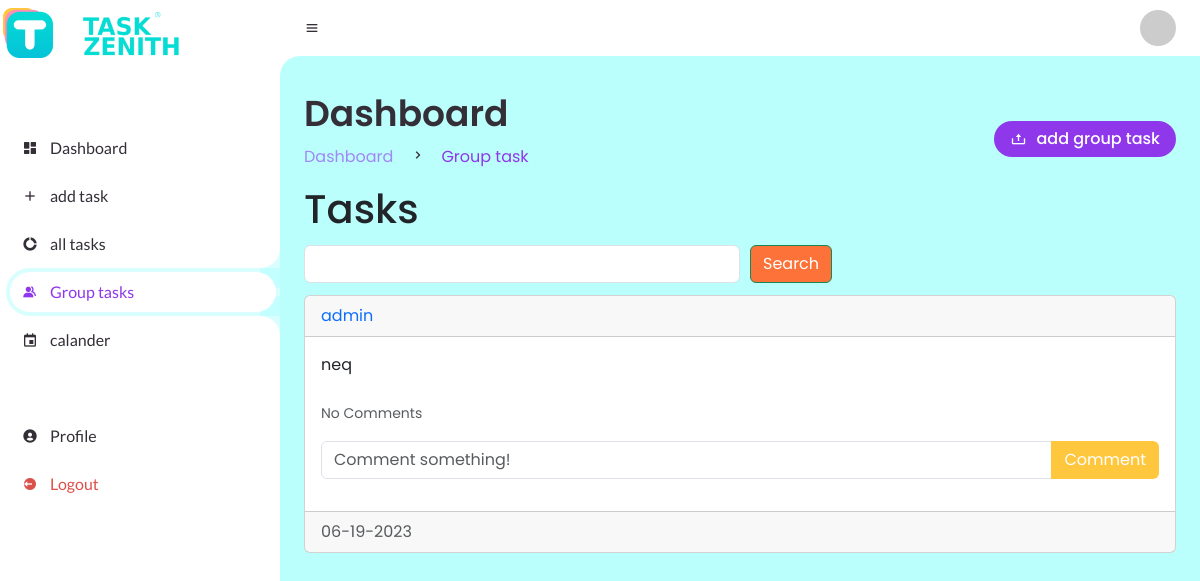
/groups (signed in), run on an earlier commit of the app's database.
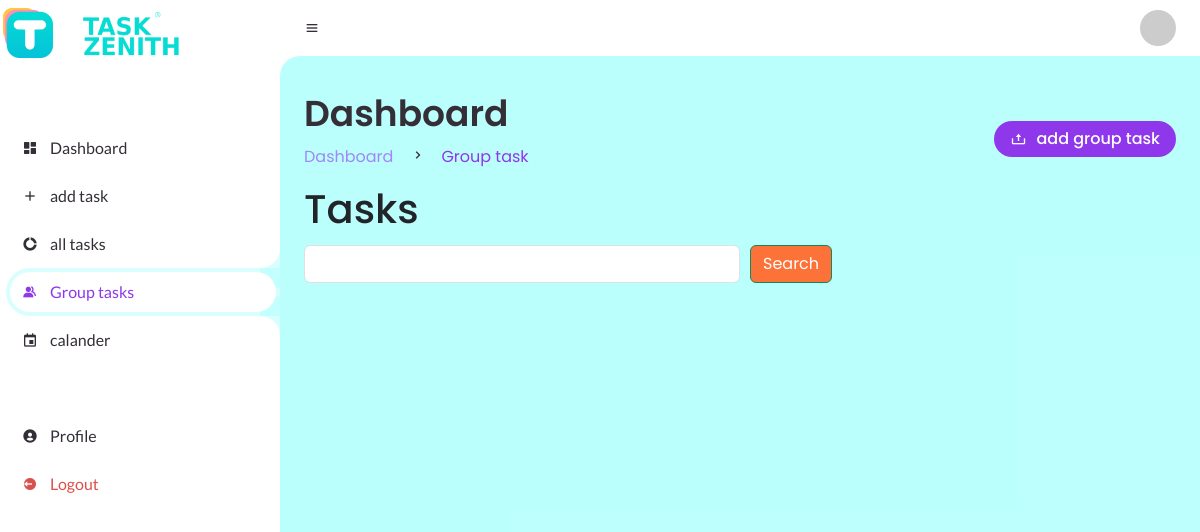
And on a later commit of the database.
### website/models.py (models this page shows)
class Group(db.Model):
    id = db.Column(db.Integer, primary_key=True)
    title = db.Column(db.Integer, nullable=False)
    date_posted = db.Column(db.DateTime, nullable=False, default=datetime.utcnow)
    start = db.Column(db.DateTime, nullable=False, default=datetime.utcnow)
    end = db.Column(db.DateTime, nullable=False, default=datetime.utcnow)
    descreption = db.Column(db.Text, nullable=False)
    user_id = db.Column(db.Integer, db.ForeignKey('user.firsname'), nullable=False)
    comments = db.relationship('Comment', backref='Group', passive_deletes=True)

### website/views.py (the view)
@views.route('/groups', methods=['GET', 'POST'])
@login_required
def groups():
    if request.method == 'POST':
        search = request.form.get('search')
        groups = Group.query.filter(Group.title.contains(search)).all()
        if groups == []:
            flash('No task found', category='error')
        return render_template('groups.html', groups=groups, user=current_user)
    else:
        groups = Group.query.all()
        return render_template('groups.html', groups=groups, user=current_user)

### website/models.py (called while the page is built)
    def avatar(self, size):
        digest = md5(self.email.lower().encode('utf-8')).hexdigest()
        return 'https://www.gravatar.com/avatar/{}?d=identicon&s={}'.format(digest, size)

### website/templates/groups.html (shortened to what this page needs)
<!DOCTYPE html>
<html lang="en">
<head>
    <link href="https://cdn.jsdelivr.net/npm/bootstrap@5.3.0-alpha3/dist/css/bootstrap.min.css" rel="stylesheet"
>
	<link href='https://unpkg.com/boxicons@2.0.9/css/boxicons.min.css' rel='stylesheet'>
	<link rel="stylesheet" href="{{ url_for('static', filename= 'style.css') }}">
</head>
<body>
	<section id="sidebar">
		<a href="/" class="brand">
			<img  src=" {{ url_for('static', filename= './img/V2.png') }}" style="width: 50px; margin-top: 9px; margin-left: 3px;"></img>
            <img class="text" src="{{ url_for('static', filename= "./img/V6.png") }}" style="width: 100px; margin-top: 18px;  margin-left: 30px; "></img>
		</a>
		<ul class="side-menu top">
			<li >
				<a href="/">
					<i class='bx bxs-dashboard' ></i>
					<span class="text">Dashboard</span>
				</a>
			</li>
			<li>
				<a href="/new">
					<i class='bx bx-plus' ></i>
					<span class="text">add task</span>
				</a>
			</li>
			<li>
				<a href="/all">
					<i class='bx bxs-doughnut-chart' ></i>
					<span class="text">all tasks</span>
				</a>
			</li>
			<li class="active">
				<a href="/groups">
					<i class='bx bxs-group' ></i>
					<span class="text">Group tasks</span>
				</a>
			</li>
			<li>
				<a href="/calender">
					<i class='bx bx-calendar-event' ></i>
					<span class="text">calander</span>
				</a>
			</li>
		</ul>
		<ul class="side-menu">
			<li >
				<a href="{{ url_for('auth.profile', user_id=user.id) }}">
					<i class='bx bxs-user-circle'></i>
					<span class="text">Profile</span>
				</a>
			</li>
			<li>
				<a href="/logout" class="logout">
					<i class='bx bxs-log-out-circle' ></i>
					<span class="text">Logout</span>
				</a>
			</li>
		</ul>
	</section>
	<section id="content">
		<nav>
			<i class='bx bx-menu' ></i>
			<a href="{{ url_for('auth.profile', user_id=user.id) }}" class="profile">
				<img src="{{ user.avatar(128) }}">
			</a>
		</nav>
		<main>
			<div class="head-title">
				<div class="left">
					<h1>Dashboard</h1>
					<ul class="breadcrumb">
						<li>
							<a href="#">Dashboard</a>
						</li>
						<li><i class='bx bx-chevron-right' ></i></li>
						<li>
							<a class="active" href="#">Group task</a>
						</li>
					</ul>
				</div>
				<a href="/new_group_task" class="btn-download">
					<i class='bx bx-upload' ></i>
					<span class="text">add group task</span>
				</a>
			</div>
              <h1>Tasks</h1>
			  <div id="posts">
				<div class="my-2">
					<form action="" method="POST" style="width:100%">
					  <div class="d-flex align-items-center">
						<input type="text" name="search" id="search" required class="form-control my-1 w-50">
						<button type="submit" class="btn btn-success " style="margin-left:10px; background-color:#FD7238; color:white;">Search</button>
					  </div>
					</form>
				  </div>
				  {% for group in groups %}
				<div class="card ">
				  <div class="card-header d-flex justify-content-between align-items-center">
					<a href="">{{ group.user_id}}</a>
				  </div>
				  <div class="card-body">
					<div class="card-text">{{group.title}}</div>
					<br />
					<p class="card-text">
						{% if group.comments|length > 0 %}
					  <a data-bs-toggle="collapse" style="color:#8e37eb;" href="#comments-{{group.id}}" role="button">
						<small>View {{group.comments|length}} Comments</small>
					  </a>
					  {% else %}
					  <small class="text-muted">No Comments</small>
					  {% endif %}
					</p>
					<form
					  class="input-group mb-3"
					  method="POST"
					  action="/create-comment/{{group.id}}"
					>
					  <input
						type="text"
						id="text"
						name="text"
						class="form-control"
						placeholder="Comment something!"
					  />
					  <button type="submit" class="btn " style="background-color:#FFC73E; color:white;">Comment</button>
					</form>
				  </div>
				  <div class="card-footer text-muted"> {{ group.date_posted.strftime('%m-%d-%Y') }}</div>
				</div>
				<br/ > {% endfor %}
			  </div>
		</main>
	</section>
</body>
</html>

### website/static/style.css (style rules this page uses)
* { margin: 0; padding: 0; box-sizing: border-box; }
a { text-decoration: none; }
li { list-style: none; }
:root { --poppins: 'Poppins', sans-serif; --lato: 'Lato', sans-serif; --light: rgb(255, 255, 255); --blue: #1f0041; --blue: #8e37eb; --light-blue: #; --grey: #a3fffc6d; --dark-grey: #A187F9; --dark: #342E37; --red: #DB504A; --yellow: #FFCE26; --light-yellow: #FFF2C6; --orange: #FD7238; --light-orange: #FFE0D3; }
html { overflow-x: hidden; }
body { background: var(--grey); overflow-x: hidden; }
#sidebar { position: fixed; top: 0; left: 0; width: 280px; height: 100%; background: var(--light); z-index: 2000; font-family: var(--lato); transition: .3s ease; overflow-x: hidden; scrollbar-width: none; }
#sidebar .brand { font-size: 24px; font-weight: 700; height: 56px; display: flex; align-items: center; color: var(--blue); position: sticky; top: 0; left: 0; background: var(); z-index: 500; padding-bottom: 20px; box-sizing: content-box; }
#sidebar .side-menu { width: 100%; margin-top: 48px; }
ul { padding-left: 0rem !important; }
#sidebar .side-menu li { height: 48px; background: transparent; margin-left: 6px; border-radius: 48px 0 0 48px; padding: 4px; }
#sidebar .side-menu li.active { background: var(--grey); position: relative; }
#sidebar .side-menu li.active::before { content: ''; position: absolute; width: 40px; height: 40px; border-radius: 50%; top: -40px; right: 0; box-shadow: 20px 20px 0 var(--grey); z-index: -1; }
#sidebar .side-menu li.active::after { content: ''; position: absolute; width: 40px; height: 40px; border-radius: 50%; bottom: -40px; right: 0; box-shadow: 20px -20px 0 var(--grey); z-index: -1; }
#sidebar .side-menu li a { width: 100%; height: 100%; background: var(--light); display: flex; align-items: center; border-radius: 48px; font-size: 16px; color: var(--dark); white-space: nowrap; overflow-x: hidden; }
#sidebar .side-menu.top li.active a { color: var(--blue); }
#sidebar .side-menu li a.logout { color: var(--red); }
#sidebar .side-menu li a .bx { min-width: calc(60px - ((4px + 6px) * 2)); display: flex; justify-content: center; }
#content { position: relative; width: calc(100% - 280px); left: 280px; transition: .3s ease; }
#content nav { height: 56px; background: var(--light); padding: 0 24px; display: flex; align-items: center; grid-gap: 24px; font-family: var(--lato); position: sticky; justify-content: space-between; top: 0; left: 0; z-index: 1000; }
#content nav::before { content: ''; position: absolute; width: 40px; height: 40px; bottom: -40px; left: 0; border-radius: 50%; box-shadow: -20px -20px 0 var(--light); }
#content nav a { color: var(--dark); }
#content nav .bx.bx-menu { cursor: pointer; color: var(--dark); }
#content nav .profile img { width: 36px; height: 36px; object-fit: cover; border-radius: 50%; }
#content main { width: 100%; height: 100vh; padding: 36px 24px; font-family: var(--poppins); max-height: calc(100vh - 56px); overflow-y: auto; background-color: #A3FFFC84; }
#content main .head-title { display: flex; align-items: center; justify-content: space-between; grid-gap: 16px; flex-wrap: wrap; }
#content main .head-title .left h1 { font-size: 36px; font-weight: 600; margin-bottom: 10px; color: var(--dark); }
#content main .head-title .left .breadcrumb { display: flex; align-items: center; grid-gap: 16px; }
#content main .head-title .left .breadcrumb li { color: var(--dark); }
#content main .head-title .left .breadcrumb li a { color: var(--dark-grey); pointer-events: none; }
#content main .head-title .left .breadcrumb li a.active { color: var(--blue); pointer-events: unset; }
#content main .head-title .btn-download { height: 36px; padding: 0 16px; border-radius: 36px; background: var(--blue); color: var(--light); display: flex; justify-content: center; align-items: center; grid-gap: 10px; font-weight: 500; }

What changed in the data, as far as the page shows it:
removed Group: user_id "admin", title "neq", date_posted "06-19-2023"
